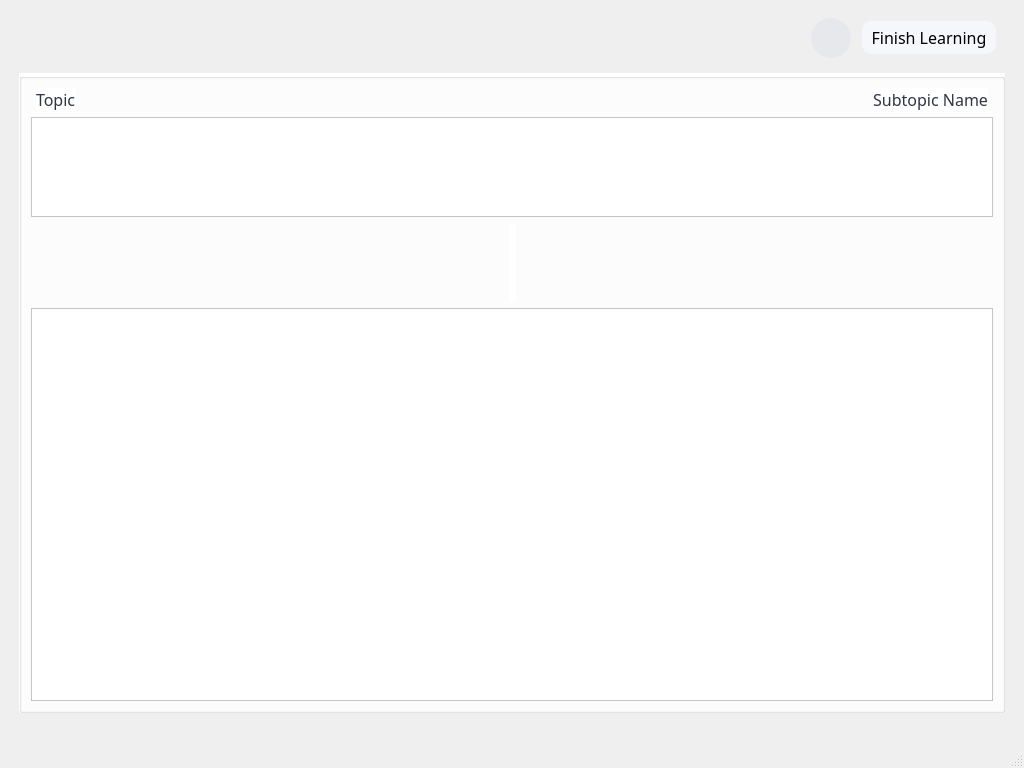
<?xml version="1.0" encoding="UTF-8"?>
<ui version="4.0">
 <class>MainWindow</class>
 <widget class="QMainWindow" name="MainWindow">
  <property name="geometry">
   <rect>
    <x>0</x>
    <y>0</y>
    <width>1024</width>
    <height>768</height>
   </rect>
  </property>
  <property name="windowTitle">
   <string>Smart Retain</string>
  </property>
  <widget class="QWidget" name="centralwidget">
   <layout class="QHBoxLayout" name="horizontalLayout_7">
    <item>
     <spacer name="horizontalSpacer">
      <property name="orientation">
       <enum>Qt::Horizontal</enum>
      </property>
      <property name="sizeType">
       <enum>QSizePolicy::Fixed</enum>
      </property>
      <property name="sizeHint" stdset="0">
       <size>
        <width>10</width>
        <height>20</height>
       </size>
      </property>
     </spacer>
    </item>
    <item>
     <layout class="QVBoxLayout" name="verticalLayout">
      <item>
       <widget class="QWidget" name="menuBar" native="true">
        <property name="sizePolicy">
         <sizepolicy hsizetype="Expanding" vsizetype="Fixed">
          <horstretch>0</horstretch>
          <verstretch>0</verstretch>
         </sizepolicy>
        </property>
        <property name="styleSheet">
         <string notr="true"/>
        </property>
        <layout class="QHBoxLayout" name="horizontalLayout_2">
         <item>
          <layout class="QHBoxLayout" name="horizontalLayout">
           <item>
            <widget class="QLabel" name="courseNameLabel">
             <property name="font">
              <font>
               <family>Neue Haas Grotesk Text Pro</family>
               <pointsize>16</pointsize>
              </font>
             </property>
             <property name="text">
              <string/>
             </property>
             <property name="alignment">
              <set>Qt::AlignCenter</set>
             </property>
            </widget>
           </item>
           <item>
            <widget class="QPushButton" name="audioBtn">
             <property name="sizePolicy">
              <sizepolicy hsizetype="Fixed" vsizetype="Fixed">
               <horstretch>0</horstretch>
               <verstretch>0</verstretch>
              </sizepolicy>
             </property>
             <property name="minimumSize">
              <size>
               <width>40</width>
               <height>40</height>
              </size>
             </property>
             <property name="maximumSize">
              <size>
               <width>40</width>
               <height>40</height>
              </size>
             </property>
             <property name="font">
              <font>
               <family>Neue Haas Grotesk Text Pro</family>
              </font>
             </property>
             <property name="toolTip">
              <string>Enables TTS Reading of Questions</string>
             </property>
             <property name="styleSheet">
              <string notr="true">QPushButton {
	border-radius: 20px;
	background-color:rgb(231, 232, 236);
}

QPushButton:hover {
    background-color:rgb(210, 211, 214);
}</string>
             </property>
             <property name="text">
              <string/>
             </property>
            </widget>
           </item>
           <item>
            <spacer name="horizontalSpacer_8">
             <property name="orientation">
              <enum>Qt::Horizontal</enum>
             </property>
             <property name="sizeType">
              <enum>QSizePolicy::Fixed</enum>
             </property>
             <property name="sizeHint" stdset="0">
              <size>
               <width>5</width>
               <height>20</height>
              </size>
             </property>
            </spacer>
           </item>
           <item>
            <widget class="QPushButton" name="finishBtn">
             <property name="sizePolicy">
              <sizepolicy hsizetype="Fixed" vsizetype="Fixed">
               <horstretch>0</horstretch>
               <verstretch>0</verstretch>
              </sizepolicy>
             </property>
             <property name="minimumSize">
              <size>
               <width>30</width>
               <height>30</height>
              </size>
             </property>
             <property name="font">
              <font>
               <family>Neue Haas Grotesk Text Pro</family>
               <pointsize>12</pointsize>
              </font>
             </property>
             <property name="styleSheet">
              <string notr="true">QPushButton {
	background-color: #F6F7FB;
	border-radius: 10px;
	border-width: 0px;
	padding: 5px;
}

QPushButton:hover {
    background-color: rgb(225, 225, 229);
}</string>
             </property>
             <property name="text">
              <string> Finish Learning </string>
             </property>
            </widget>
           </item>
          </layout>
         </item>
        </layout>
       </widget>
      </item>
      <item>
       <widget class="QGroupBox" name="groupbox">
        <property name="sizePolicy">
         <sizepolicy hsizetype="Expanding" vsizetype="Expanding">
          <horstretch>0</horstretch>
          <verstretch>0</verstretch>
         </sizepolicy>
        </property>
        <property name="minimumSize">
         <size>
          <width>0</width>
          <height>0</height>
         </size>
        </property>
        <property name="font">
         <font>
          <pointsize>12</pointsize>
         </font>
        </property>
        <property name="styleSheet">
         <string notr="true">background-color:white</string>
        </property>
        <property name="title">
         <string/>
        </property>
        <property name="alignment">
         <set>Qt::AlignCenter</set>
        </property>
        <property name="flat">
         <bool>false</bool>
        </property>
        <layout class="QVBoxLayout" name="noteBox" stretch="0,1,2,10">
         <item>
          <layout class="QVBoxLayout" name="noteVBox">
           <item>
            <layout class="QHBoxLayout" name="horizontalLayout_4">
             <item>
              <spacer name="horizontalSpacer_3">
               <property name="orientation">
                <enum>Qt::Horizontal</enum>
               </property>
               <property name="sizeType">
                <enum>QSizePolicy::Fixed</enum>
               </property>
               <property name="sizeHint" stdset="0">
                <size>
                 <width>5</width>
                 <height>0</height>
                </size>
               </property>
              </spacer>
             </item>
             <item>
              <widget class="QLabel" name="topicLabel">
               <property name="font">
                <font>
                 <family>Neue Haas Grotesk Text Pro</family>
                 <pointsize>12</pointsize>
                </font>
               </property>
               <property name="styleSheet">
                <string notr="true">color:#303545;</string>
               </property>
               <property name="text">
                <string>Topic</string>
               </property>
              </widget>
             </item>
             <item>
              <spacer name="horizontalSpacer_4">
               <property name="orientation">
                <enum>Qt::Horizontal</enum>
               </property>
               <property name="sizeHint" stdset="0">
                <size>
                 <width>40</width>
                 <height>20</height>
                </size>
               </property>
              </spacer>
             </item>
             <item>
              <widget class="QLabel" name="subtopicLabel">
               <property name="font">
                <font>
                 <family>Neue Haas Grotesk Text Pro</family>
                 <pointsize>12</pointsize>
                </font>
               </property>
               <property name="styleSheet">
                <string notr="true">color:#303545;</string>
               </property>
               <property name="text">
                <string>Subtopic Name</string>
               </property>
               <property name="alignment">
                <set>Qt::AlignRight|Qt::AlignTrailing|Qt::AlignVCenter</set>
               </property>
              </widget>
             </item>
             <item>
              <spacer name="horizontalSpacer_5">
               <property name="orientation">
                <enum>Qt::Horizontal</enum>
               </property>
               <property name="sizeType">
                <enum>QSizePolicy::Fixed</enum>
               </property>
               <property name="sizeHint" stdset="0">
                <size>
                 <width>5</width>
                 <height>0</height>
                </size>
               </property>
              </spacer>
             </item>
            </layout>
           </item>
          </layout>
         </item>
         <item>
          <widget class="QTextEdit" name="questionEdit">
           <property name="maximumSize">
            <size>
             <width>16777215</width>
             <height>100</height>
            </size>
           </property>
           <property name="font">
            <font>
             <family>Neue Haas Grotesk Text Pro</family>
             <pointsize>20</pointsize>
             <weight>75</weight>
             <bold>true</bold>
            </font>
           </property>
           <property name="styleSheet">
            <string notr="true">padding-top:30;
padding-left:10;
padding-right:10;
padding-bottom:10;</string>
           </property>
           <property name="readOnly">
            <bool>true</bool>
           </property>
           <property name="html">
            <string>&lt;!DOCTYPE HTML PUBLIC &quot;-//W3C//DTD HTML 4.0//EN&quot; &quot;http://www.w3.org/TR/REC-html40/strict.dtd&quot;&gt;
&lt;html&gt;&lt;head&gt;&lt;meta name=&quot;qrichtext&quot; content=&quot;1&quot; /&gt;&lt;style type=&quot;text/css&quot;&gt;
p, li { white-space: pre-wrap; }
&lt;/style&gt;&lt;/head&gt;&lt;body style=&quot; font-family:'Neue Haas Grotesk Text Pro'; font-size:20pt; font-weight:600; font-style:normal;&quot;&gt;
&lt;p align=&quot;center&quot; style=&quot;-qt-paragraph-type:empty; margin-top:0px; margin-bottom:0px; margin-left:0px; margin-right:0px; -qt-block-indent:0; text-indent:0px; font-family:'MS Shell Dlg 2';&quot;&gt;&lt;br /&gt;&lt;/p&gt;&lt;/body&gt;&lt;/html&gt;</string>
           </property>
          </widget>
         </item>
         <item>
          <layout class="QHBoxLayout" name="horizontalLayout_5">
           <item>
            <spacer name="horizontalSpacer_6">
             <property name="orientation">
              <enum>Qt::Horizontal</enum>
             </property>
             <property name="sizeHint" stdset="0">
              <size>
               <width>40</width>
               <height>20</height>
              </size>
             </property>
            </spacer>
           </item>
           <item>
            <widget class="QLabel" name="diagramLabel">
             <property name="font">
              <font>
               <family>Neue Haas Grotesk Text Pro</family>
              </font>
             </property>
             <property name="text">
              <string/>
             </property>
            </widget>
           </item>
           <item>
            <spacer name="horizontalSpacer_7">
             <property name="orientation">
              <enum>Qt::Horizontal</enum>
             </property>
             <property name="sizeHint" stdset="0">
              <size>
               <width>40</width>
               <height>20</height>
              </size>
             </property>
            </spacer>
           </item>
          </layout>
         </item>
         <item>
          <widget class="QTextEdit" name="answerEdit">
           <property name="font">
            <font>
             <family>Neue Haas Grotesk Text Pro</family>
             <pointsize>20</pointsize>
             <weight>50</weight>
             <bold>false</bold>
            </font>
           </property>
           <property name="styleSheet">
            <string notr="true">padding-top:10;
padding-left:10;
padding-right:10;
padding-bottom:10;</string>
           </property>
           <property name="readOnly">
            <bool>true</bool>
           </property>
           <property name="html">
            <string>&lt;!DOCTYPE HTML PUBLIC &quot;-//W3C//DTD HTML 4.0//EN&quot; &quot;http://www.w3.org/TR/REC-html40/strict.dtd&quot;&gt;
&lt;html&gt;&lt;head&gt;&lt;meta name=&quot;qrichtext&quot; content=&quot;1&quot; /&gt;&lt;style type=&quot;text/css&quot;&gt;
p, li { white-space: pre-wrap; }
&lt;/style&gt;&lt;/head&gt;&lt;body style=&quot; font-family:'Neue Haas Grotesk Text Pro'; font-size:20pt; font-weight:400; font-style:normal;&quot;&gt;
&lt;p align=&quot;center&quot; style=&quot;-qt-paragraph-type:empty; margin-top:0px; margin-bottom:0px; margin-left:0px; margin-right:0px; -qt-block-indent:0; text-indent:0px; font-family:'MS Shell Dlg 2'; font-weight:600;&quot;&gt;&lt;br /&gt;&lt;/p&gt;&lt;/body&gt;&lt;/html&gt;</string>
           </property>
          </widget>
         </item>
        </layout>
       </widget>
      </item>
      <item>
       <widget class="QWidget" name="buttonWidget" native="true">
        <layout class="QHBoxLayout" name="horizontalLayout_6">
         <item>
          <layout class="QHBoxLayout" name="buttonLayout"/>
         </item>
        </layout>
       </widget>
      </item>
     </layout>
    </item>
    <item>
     <spacer name="horizontalSpacer_2">
      <property name="orientation">
       <enum>Qt::Horizontal</enum>
      </property>
      <property name="sizeType">
       <enum>QSizePolicy::Fixed</enum>
      </property>
      <property name="sizeHint" stdset="0">
       <size>
        <width>10</width>
        <height>20</height>
       </size>
      </property>
     </spacer>
    </item>
   </layout>
  </widget>
  <widget class="QStatusBar" name="statusbar"/>
 </widget>
 <resources/>
 <connections/>
</ui>
